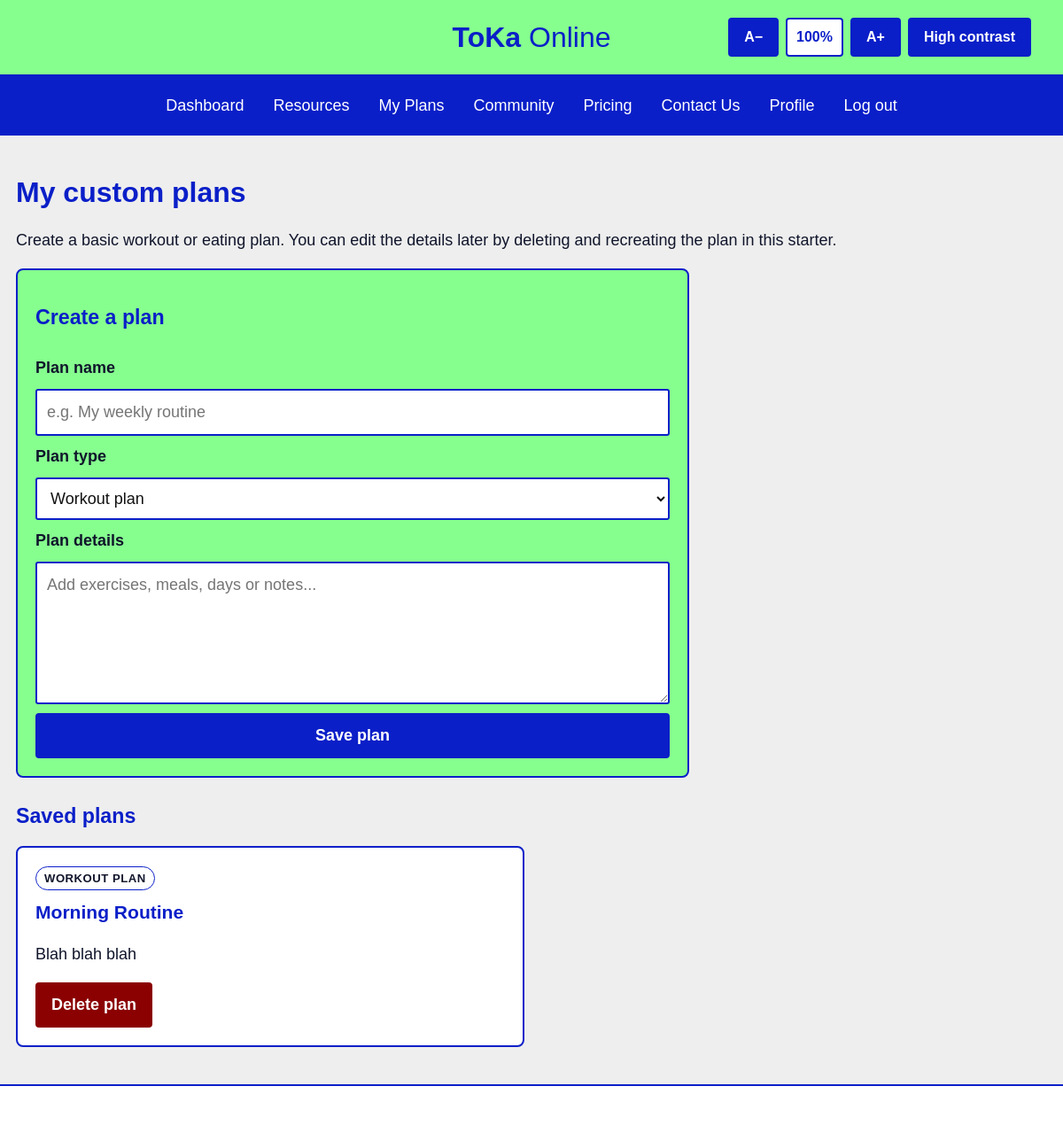
The app's page /plans (signed in) with its own data.
### tables this page shows
CREATE TABLE plans (
        id INTEGER PRIMARY KEY AUTOINCREMENT,
        user_id INTEGER NOT NULL,
        title TEXT NOT NULL,
        plan_type TEXT NOT NULL,
        details TEXT NOT NULL,
        created_at TEXT NOT NULL DEFAULT CURRENT_TIMESTAMP,
        FOREIGN KEY(user_id) REFERENCES users(id)
    );

### app.py (the view, shortened to what this page needs)
@app.route("/plans", methods=["GET", "POST"])
@login_required
def plans():
    db = get_db()
    saved = db.execute("SELECT * FROM plans WHERE user_id=? ORDER BY id DESC", (session["user_id"],)).fetchall()
    db.close()
    return render_template("plans.html", plans=saved)

### app.py (called while the page is built)
def get_db():
    db = sqlite3.connect(app.config["DATABASE"])
    db.row_factory = sqlite3.Row
    return db

def login_required(view):
    @wraps(view)
    def wrapped(*args, **kwargs):
        if "user_id" not in session:
            flash("Please sign in to use that feature.", "warning")
            return redirect(url_for("login"))
        return view(*args, **kwargs)
    return wrapped

### templates/plans.html (shortened to what this page needs)
{% extends "base.html" %}
{% block content %}
<h1>My custom plans</h1>
<p>Create a basic workout or eating plan. You can edit the details later by deleting and recreating the plan in this starter.</p>
<form class="panel form-stack" method="post">
  <h2>Create a plan</h2>
  <label for="title">Plan name</label>
  <input id="title" name="title" maxlength="100" required placeholder="e.g. My weekly routine">
  <label for="plan_type">Plan type</label>
  <select id="plan_type" name="plan_type" required>
    <option value="workout">Workout plan</option>
  </select>
  <label for="details">Plan details</label>
  <textarea id="details" name="details" rows="5" required placeholder="Add exercises, meals, days or notes..."></textarea>
  <button type="submit">Save plan</button>
</form>
<section class="section">
  <h2>Saved plans</h2>
  {% if plans %}
    <div class="grid two">
    {% for plan in plans %}
      <article class="card">
        <span class="tag">{{ plan.plan_type }} plan</span>
        <h3>{{ plan.title }}</h3>
        <p class="preserve">{{ plan.details }}</p>
        <form method="post" action="{{ url_for('delete_plan', plan_id=plan.id) }}" onsubmit="return confirm('Delete this plan?')">
          <button class="button danger" type="submit">Delete plan</button>
        </form>
      </article>
    {% endfor %}
    </div>
  {% else %}<p class="panel">You have not saved any plans yet.</p>{% endif %}
</section>
{% endblock %}

### static/css/style.css (style rules this page uses)
:root { --navy: #0A1FC8; --green: #86FF8F; --page: #EEEEEE; --ink: #10152b; --white: #ffffff; --border: #0A1FC8; }
* { box-sizing: border-box; }
html { scroll-behavior: smooth; }
body { margin: 0; background: var(--page); color: var(--ink); font-family: Arial, Verdana, sans-serif; font-size: 18px; line-height: 1.5; }
h1, h2, h3 { color: var(--navy); line-height: 1.2; }
h1 { font-size: 2rem; }
h2 { font-size: 1.45rem; }
.panel, .card { background: var(--green); border: 2px solid var(--navy); border-radius: 8px; padding: 20px; }
.eyebrow, .tag { font-size: .82rem; font-weight: bold; letter-spacing: .04em; text-transform: uppercase; }
.tag { display: inline-block; background: white; border: 1px solid var(--navy); border-radius: 20px; padding: 3px 9px; }
.grid { display: grid; gap: 16px; }
.grid.two { grid-template-columns: repeat(2, minmax(0, 1fr)); }
.section { margin-top: 30px; }
.card { background: white; }
.card h2, .card h3 { margin-top: 12px; }
.button, button { display: inline-block; background: var(--navy); color: white; border: 2px solid var(--navy); border-radius: 4px; padding: 10px 16px; min-height: 44px; font: inherit; font-weight: bold; cursor: pointer; text-decoration: none; }
.button.danger { background: #8B0000; border-color: #8B0000; color: white; }
.form-stack { display: flex; flex-direction: column; gap: 10px; max-width: 760px; }
input, textarea, select { width: 100%; padding: 11px; border: 2px solid var(--navy); border-radius: 3px; font: inherit; background: white; color: #111; }
textarea { resize: vertical; }
label { font-weight: bold; }
.preserve { white-space: pre-wrap; overflow-wrap: anywhere; }

### records on screen
plans: plan_type "WORKOUT", title "Morning Routine", details "Blah blah blah"
